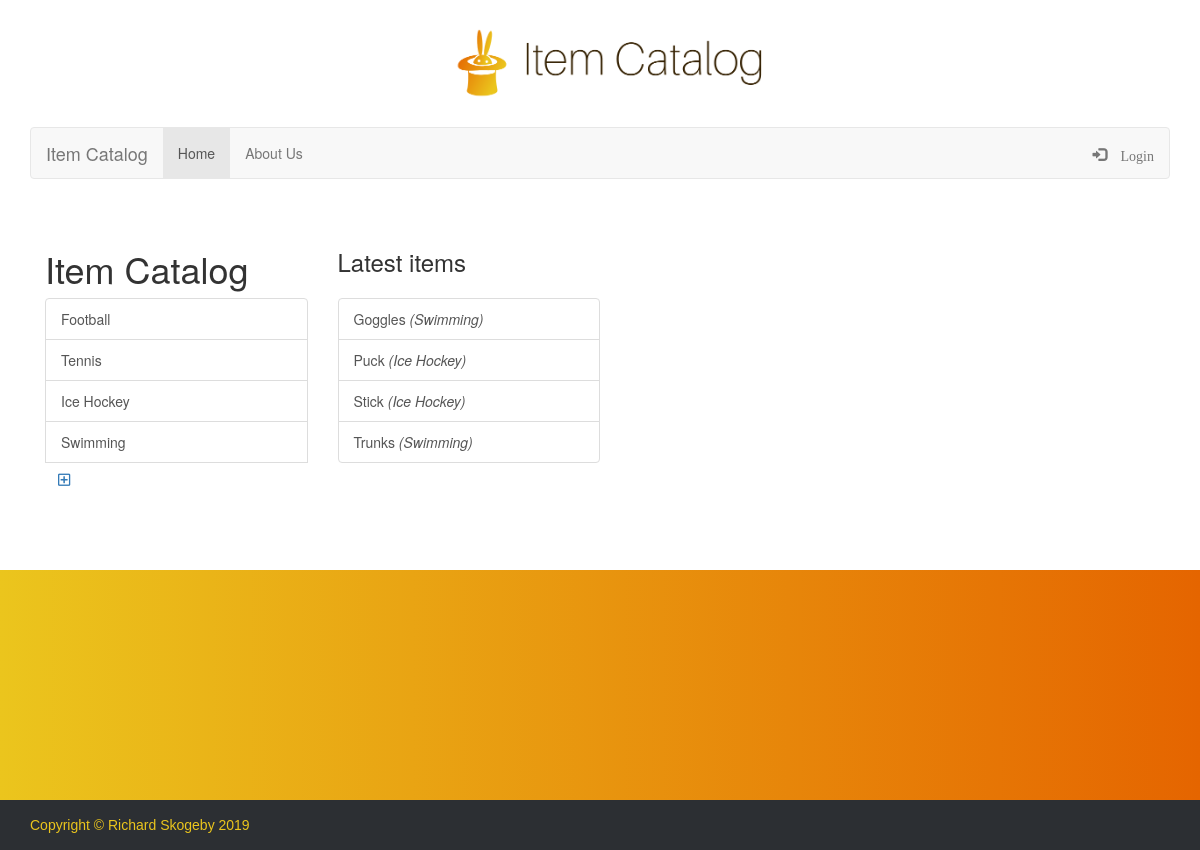
The page / on the database its author committed.
### item_catalog/models.py (models this page shows, shortened)
class Category(Base):
    __tablename__ = 'category'
    name = Column(String(80), nullable=False)
    id = Column(Integer, primary_key=True)
    user_id = Column(
        Integer, ForeignKey('user.id')
    )
    user = relationship(User)

class Item(Base):
    __tablename__ = 'item'
    name = Column(String(80), nullable=False)
    description = Column(String(800), nullable=False)
    category_id = Column(Integer, ForeignKey('category.id'))
    category = relationship(Category)
    id = Column(Integer, primary_key=True)
    user_id = Column(
        Integer, ForeignKey('user.id')
    )
    user = relationship(User)

### item_catalog/views.py (the view)
@app.route('/')
def index():
    categories = session.query(Category).all()
    categoryid = None
    itemid = None
    latest_items = session.query(Item).\
        order_by(desc(Item.creation_date)).limit(5).all()
    return render_template(
        'landingpage.html',
        categories=categories, categoryid=categoryid,
        itemid=itemid, latest_items=latest_items,
        login_session=login_session
    )

### item_catalog/templates/landingpage.html
{% extends "index.html" %}
{% block snippet %}
{% include "itemslatest.html" %}
{% endblock %}

### item_catalog/templates/categoriesmenu.html (shortened to what this page needs)
<div class="col-lg-3">
    <div class="list-group">
        {% for category in categories %}
        {% if categoryid != None and categoryid == category.id %}
        <a href="{{url_for('showCategory', categoryid=category.id)}}" class="list-group-item active">{{category.name}}</a>
        {% else %}
        <a href="{{url_for('showCategory', categoryid=category.id)}}" class="list-group-item">{{category.name}}</a>
        {% endif %}
        {% endfor %}
        <div class="btn">
            <a href={{url_for('newCategory')}}>
                <i class="far fa-plus-square"></i>
        </div>
    </div>
</div>

### item_catalog/templates/itemslatest.html
<div class="col-lg-3">
<div class="list-group">
    {% for latest_item in latest_items %}
        <a href="{{url_for('showItem', categoryid=latest_item.category_id, itemid=latest_item.id)}}" class="list-group-item">{{latest_item.name}} <em>({{latest_item.category.name}})</em></a>
    {% endfor %}
</div>
</div>

### item_catalog/static/css/styles.css (style rules this page uses)
html { position: relative; min-height: 100%; }
.form-control, .btn { min-height: 38px; border-radius: 2px; }

### rows shown on the page
Category: name "Football"
Category: name "Tennis"
Category: name "Ice Hockey"
Category: name "Swimming"
Item: name "Goggles", category.name "Swimming"
Item: name "Puck", category.name "Ice Hockey"
Item: name "Stick", category.name "Ice Hockey"
Item: name "Trunks", category.name "Swimming"
